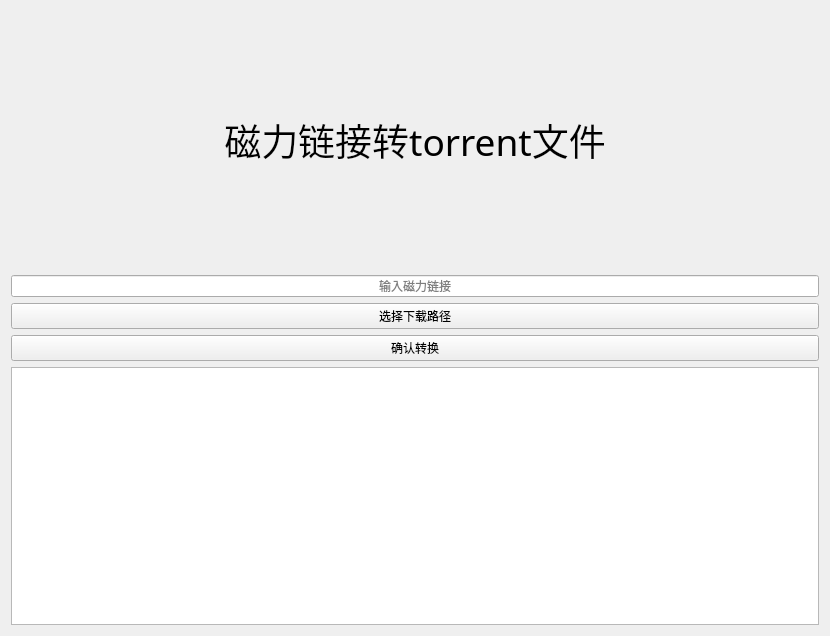
<?xml version="1.0" encoding="UTF-8"?>
<ui version="4.0">
 <class>megnelink</class>
 <widget class="QWidget" name="megnelink">
  <property name="geometry">
   <rect>
    <x>0</x>
    <y>0</y>
    <width>830</width>
    <height>636</height>
   </rect>
  </property>
  <property name="windowTitle">
   <string>Form</string>
  </property>
  <layout class="QGridLayout" name="gridLayout">
   <item row="1" column="0">
    <widget class="QLabel" name="label">
     <property name="sizePolicy">
      <sizepolicy hsizetype="Preferred" vsizetype="Expanding">
       <horstretch>0</horstretch>
       <verstretch>0</verstretch>
      </sizepolicy>
     </property>
     <property name="font">
      <font>
       <family>华文楷体</family>
       <pointsize>28</pointsize>
      </font>
     </property>
     <property name="text">
      <string>磁力链接转torrent文件</string>
     </property>
     <property name="textFormat">
      <enum>Qt::AutoText</enum>
     </property>
     <property name="alignment">
      <set>Qt::AlignCenter</set>
     </property>
    </widget>
   </item>
   <item row="6" column="0">
    <widget class="QTextBrowser" name="textBrowser"/>
   </item>
   <item row="4" column="0">
    <widget class="QPushButton" name="file_path_btn">
     <property name="text">
      <string>选择下载路径</string>
     </property>
    </widget>
   </item>
   <item row="5" column="0">
    <widget class="QPushButton" name="confirm_btn">
     <property name="text">
      <string>确认转换</string>
     </property>
    </widget>
   </item>
   <item row="3" column="0">
    <widget class="QLineEdit" name="magnetlink_str">
     <property name="whatsThis">
      <string>输入磁力链接</string>
     </property>
     <property name="alignment">
      <set>Qt::AlignCenter</set>
     </property>
     <property name="placeholderText">
      <string>输入磁力链接</string>
     </property>
    </widget>
   </item>
  </layout>
 </widget>
 <resources/>
 <connections/>
</ui>
